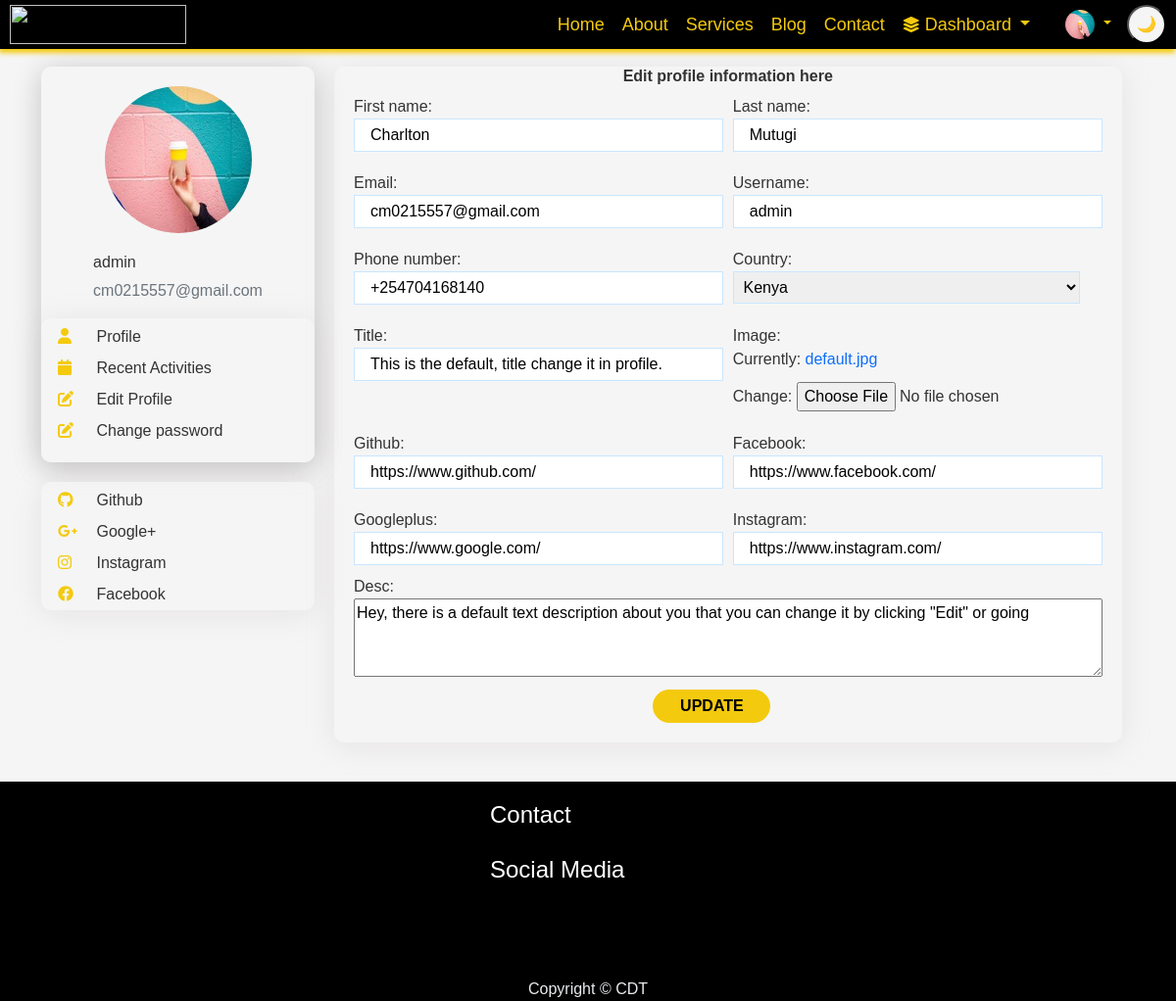
/users/profile/Edit/ (signed in), run on the app's committed database.
### users/models.py (models this page shows, shortened)
class Profile(models.Model):
    is_staff = models.BooleanField(default=False)
    user = models.OneToOneField(User, on_delete=models.CASCADE) # Delete profile when user is deleted
    phone_number = PhoneNumberField(null=True, blank=True)
    country= CountryField(blank=True)
    title = models.CharField(default='This is the default, title change it in profile.', max_length=200, null=True)
    desc_text='Hey, there is a default text description about you that you can change it by clicking "Edit" or going'
    desc = models.TextField(default=desc_text, max_length=200, null=True)
    image = models.ImageField(default='default.jpg', upload_to='profile_pics')
    github = models.URLField(default='https://www.github.com/', max_length=1000, null=True, blank=True)
    facebook = models.URLField(default='https://www.facebook.com/', max_length=1000, null=True, blank=True)
    googleplus = models.URLField(default='https://www.google.com/', max_length=1000, null=True, blank=True)
    instagram = models.URLField(default='https://www.instagram.com/', max_length=1000, null=True, blank=True)

### users/views.py (the view)
# urls.py: path('profile/Edit/', profile_edit, name='profile_edit'),
def profile_edit( request):
    user = request.user
    try:
        profile = Profile.objects.get(user=user)
    except Profile.DoesNotExist:
        profile = Profile.objects.create(user=user)
    if request.method == 'POST':
        u_form = UserUpdateForm(request.POST, instance=user)
        c_form= ProfileUpdateForm_c(request.POST,instance=profile) #for proccessing phone_number and country selectoptions
        p_form = ProfileUpdateForm(request.POST,
                                   request.FILES,
                                   instance=profile)
        desc_form =  ProfileUpdateForm_desc(request.POST, instance=profile)
        if u_form.is_valid() and p_form.is_valid() and desc_form.is_valid() and c_form.is_valid:
            u_form.save()
            p_form.save()
            c_form.save()
            profile.save()
            desc_form.save()  # Save the description form
            messages.success(request, f'Your account has been updated!')
            return redirect('profile') # Redirect back to profile page
    else:
        u_form = UserUpdateForm(instance=request.user)
        c_form = ProfileUpdateForm_c(instance=profile)
        p_form = ProfileUpdateForm(instance=profile)
        desc_form =  ProfileUpdateForm_desc(instance=profile)
    context = {
        'u_form': u_form,
        'c_form': c_form,
        'p_form': p_form,
        'desc_form': desc_form,
        'profile': profile,
    }
    return render(request, 'profile/profile_edit.html', context)

### users/forms.py
class UserUpdateForm(forms.ModelForm):
    email = forms.EmailField()
    class Meta:
        model = User
        fields = [ 'first_name', 'last_name', 'email', 'username',]
        widgets = {
            'email': EmailInput(attrs={
                'class': "email",
                'placeholder': 'Email'
                })
        }

class ProfileUpdateForm_c(forms.ModelForm):
    phone_number = PhoneNumberField(
            widget=PhoneNumberPrefixWidget(initial='KE', attrs={'class': 'p-no'})
        )
    class Meta:
        model = Profile
        fields = ['phone_number','country']

### templates/profile/profile_edit.html (shortened to what this page needs)
{% extends 'base.html' %}
{% load static %}
{% block css %}
<link rel="stylesheet" href="{% static 'css/users/profile_home.css' %}" type="text/css">
<link rel="stylesheet" href="{% static 'css/users/profile.css' %}">
<link rel="stylesheet" href="{% static 'css/users/login.css' %}" type="text/css">
{% endblock css %}
{% block content %}
<section class="s2 profile">
  <div class=" profile-main  container-xl">
    {% include 'profile/profile_side_bar.html' %}
    <section id="edit-profile" style="justify-items: center;">
      <div class="form-info">
        <div class="form" style="margin-bottom: 10px;">
          <form method="post" style="padding-top: 0;">
            <h3 class="text-center" style="margin-bottom: 0px;
            color: var(--text-color);
            font-size: 24px !important;
            font-weight: 700;">
              Edit profile information here
            </h3>
            <div class=" user-form signup">
              {{ u_form.as_p }}
              <div id="phone-no" style="padding-top: 10px;">
                <label for="id_phone_number">Phone number:</label>
                <p class="phone-no">
                {{c_form.phone_number}}
                </p>
            </div>
              <p>
                <label for="id_country">Country:</label>
                {{c_form.country}}
              </p>
              {{p_form.as_p}}
            </div>
            <div class="profile-form signup">
              {{desc_form.as_p}}
            </div>
            <p class="full" style="padding-top: 6px;">
              <button type="submit" value="register" style=" padding: 5px; width: 120px; margin-left: 40%;
              border-radius: 25px;
              ">Update</button>
            </p>
          </form>
        </div>
      </div>
    </section>
  </div>
</section>
{% endblock content %}

### templates/base.html (shortened to what this page needs)
<!DOCTYPE html> {% load static %}
<html lang="en">
<head>
    <link href="https://cdn.jsdelivr.net/npm/bootstrap@5.0.2/dist/css/bootstrap.min.css" rel="stylesheet"
>
    <link rel="stylesheet" href="https://cdn.jsdelivr.net/npm/bootstrap-icons@1.10.5/font/bootstrap-icons.css">
    <link rel="stylesheet" href="{% static 'css/theme.css' %}" type="text/css">
    <link rel="stylesheet" href="{% static 'css/style.css' %}" type="text/css">
    <link rel="stylesheet" href="{% static 'css/nav.css' %}" type="text/css">
    <link rel="stylesheet" href="{% static 'css/top-footer.css' %}" type="text/css">
    <link rel="stylesheet" href="{% static 'css/loading.css' %}">
    <link rel="stylesheet" href="{% static 'css/maicons.css' %}" type="text/css">
    <link rel="stylesheet" href="https://cdnjs.cloudflare.com/ajax/libs/font-awesome/6.2.0/css/all.min.css">
    {% block css %} {% endblock css %}
</head>
<body class="preload">
    <header class="header">
        <div id="logo">
            <a href="{% url 'main_index' %}">
                <span class="logo">
                    <img src="{{base.logo_img.url}}" width="180" height="40" alt="{{base.logo_name}}">
                </span>
            </a>
        </div>
        <div id="navbar_d">
            <div id="links">
                <a href="{% url 'main_index' %}">Home</a>
                <a href="javascript:void(0);" onclick="scrollToSection('#ABOUT')">About</a>
                <a href="javascript:void(0);" onclick="scrollToSection('#SERVICES')">Services</a>
                <a href="{% url 'blog:blog_home' %}">Blog</a>
                <a href="{% url 'contact' %}">Contact</a>
                {% if request.user.is_authenticated %}
                    <div class="dropdown dashboard">
                        <a href="#" class="dropdown-toggle" role="button" data-bs-toggle="dropdown" aria-expanded="false">
                            <i class="fa-solid fa-layer-group"></i>
                            Dashboard
                        </a>
                    </div>
                {% endif %}
            </div>
        </div>
        <div class="user nav-item dropdown dashboard">
            {% if user.is_authenticated %}
            <a href="#" class="dropdown-toggle" type="button" id="dropdownMenuButton1" data-bs-toggle="dropdown"
                aria-expanded="false">
                <img src="{{user.profile.image.url}}" width="30" height="30" class="rounded-circle" alt="Avatar">
            </a>
            {% else %}
            <a href="{% url 'signin' %}"> <span>SignUp</span> </a>
            {%endif %}
        </div>
        <button id="toggle-theme">
            <span id="theme-icon"></span>
        </button>
    </header>
    <main class="containerl-xxl">
        {% block content %} {% endblock content %}
         <footer class="top-footer">
            <div class="f-contact">
                <div id="f-contact">
                    <h4 class="heading">Contact</h4>
                    <ul>
                    </ul>
                </div>
                <div id="f-socialmedia">
                    <h4 class="heading">Social Media</h4>
                    <ul>
                    </ul>
                </div>
            </div>
        </footer>
        <footer class="mt3 text-center footer">
             Copyright © CDT
        </footer>
    </main>
</body>
</html>

### templates/profile/profile_side_bar.html (shortened to what this page needs)
<div class=" img-area">
    <div class="  profile-photo">
      <a href="{{user.profile.image.url}}">
        <img src="{{user.profile.image.url}}" alt="user-image" width="150" height="150"
          class="profile-pic rounded-circle">
      </a>
      <div class="info-">
        <h5 class="account-heading">{{ user.username }} </h5>
        <p class="text-secondary">{{ user.email }}</p>
      </div>
      <div class="select-">
        <ul>
          <li>
            <a href="{% url 'profile'%}" id="p-i">
              <i class="fa fa-user" aria-hidden="true"></i>
              <span>Profile</span>
            </a>
          </li>
          <li>
            <a href="#activites" id="e-p">
              <i class="fa fa-calendar" aria-hidden="true"></i>
              <span>Recent Activities</span>
            </a>
          </li>
          <li>
            <a href="{% url 'profile_edit'%}" id="a-">
              <i class="fa fa-solid fa-pen-to-square"></i>
              <span>Edit Profile</span>
            </a>
          </li>
          <li>
            <a href="{% url 'password_change' %}">
              <i class="fa fa-solid fa-pen-to-square"></i>
              <span>Change password </span>
            </a>
          </li>
        </ul>
      </div>
    </div>
    <div class="  socialMedia-area">
      <ul>
        <li>
          <a href="{{profile.github}}" class="github">
            <i class="fa fa-brands fa-github"></i>
            <span> Github</span>
          </a>
        </li>
        <li>
          <a href="{{profile.googleplus}}">
            <i class="fa fa-brands fa-google-plus-g"></i>
            <span> Google+</span>
          </a>
        </li>
        <li>
          <a href="{{profile.instagram}}">
            <i class="fa fa-brands fa-instagram"></i>
            <span> Instagram</span>
          </a>
          <li>
            <a href="{{profile.facebook}}">
              <i class="fa fa-brands fa-facebook"></i>
              <span> Facebook</span>
            </a>
        </li>
      </ul>
    </div>
</div>

### static/css/theme.css (style rules this page uses)
[data-theme="light"] { --bg-color: #f5f5f5; --odd-bg-color:#e9e3e3; --even-bg-color:#c2c1c1; --text-color: #333; --inverted-bg-color: #1e1e1e; --inverted-text-color: #fff; --primary-color: #000; --accent-color: #f4ca0e; --accent-color-hover: #ffff00; --icon-bg-color:#e3d189; --icon-bg-color-hover:#d1ac15; --font-size: 16px; --line-height: 1.5; --border-radius: 4px; }
#toggle-theme { display: flex; height: 40px; width: 40px; border-radius: 50px; align-items: center; justify-content: center; background-color: var(--bg-color) !important; }
#toggle-theme span { font-size: 24px; }

### static/css/style.css (style rules this page uses)
body { font-family: Arial, sans-serif; background-color: var(--bg-color) ; color: var(--text-color) ; transition: background-color 0.3s, color 0.3s; --header-height: 50px; --footer-height: 22px; margin: var(--header-height) 0 var(--footer-height) 0; }
.s2 { height: inherit; }

### static/css/nav.css (style rules this page uses)
.header { position: fixed; padding: 0; top: 0; left: 0; width: 100%; height: var(--header-height) ; background-color: var(--primary-color) ; color: white; display: grid; grid-template-columns: auto 2fr auto; gap: 12px; backdrop-filter: blur(3px); -webkit-backdrop-filter: blur(3px); z-index: 1000; }
#logo { margin: 0 auto; font-family: "Open Sans" sans-serif; font-size: 30px; font-weight: 700; color: #000; text-transform: uppercase; display: flex; align-items: center; justify-content: center; }
#logo a { text-decoration: none; }
#navbar_d { display: flex; justify-content: flex-end; }
.user { display: flex; align-items: center; }
.user a.dropdown-toggle { color: var(--accent-color) !important; }
.user a { color: var(--accent-color) !important; font-weight: 600; text-decoration: none; }
.footer { color: #e9ebee; position: fixed; bottom: 0; width: 100%; background-color: var(--primary-color) ; z-index: 10; }
@media (min-width: 720px) { .header { display: grid; grid-template-columns: auto 2fr auto auto; gap: 12px; justify-content: start; align-items: center; min-height: var(--header-height); z-index: 1000; grid-gap: 1em; padding: 0 10px; -webkit-box-shadow: -1px 4px 5px 0px var(--accent-color); -moz-box-shadow: -1px 4px 5px 0px var(--accent-color); box-shadow: -1px 4px 5px 0px var(--accent-color); } }
@media (min-width: 720px) { .user { display: inline-flex; justify-content: right; } }
@media (min-width: 720px) { #logo { display:grid; margin-top:10; font-family: "Open Sans" sans-serif; font-size: 30px; font-weight: 700; color: #000; text-transform: uppercase; } }
@media (min-width: 720px) { #links { display:grid; padding-right: 20px; align-items: center; grid-auto-flow: column; grid-gap: 1em; width: fit-content; font-size: 18px !important; font-weight: 700; } }
@media (min-width: 720px) { #links a { color: var(--accent-color); font-size: 18px !important; font-weight: 500; text-decoration: none; } }

### static/css/top-footer.css (style rules this page uses)
ul { padding-left: 0; }
.top-footer { display: grid; grid-template-columns: repeat(auto-fit, 200px); gap:30px; justify-content: center; padding-bottom: 70px; grid-auto-flow: dense; background-color: var(--primary-color); color: white; padding-top: 20px; position: relative; z-index: 2; }
.top-footer div { display: flex; flex-direction: column; width: fit-content; }
#f-socialmedia .heading, #f-contact .heading { font-size: calc(1.275rem + .3vw) !important; }
#f-socialmedia ul { display: flex; }

### static/css/users/profile.css (style rules this page uses)
.profile { display: grid; }
.profile-photo { display: grid; grid-template-rows: 2fr auto; }

### static/css/users/login.css (style rules this page uses)
form { padding: 20px; }
form label { display: block; }
form p { padding-top: 10px; margin: 0 ; }
form .full { grid-column: 1/ 3 }
form button, form input { width: 100%; padding: 1em; border: 1px solid #c9e6ff; }
form button { background: var(--accent-color); border: 0; color: black; text-transform: uppercase; font-weight: 700; }
p input { height: 10px; }
@media (min-width: 700px) { form p { padding-top: 30px; } }
@media (min-width: 700px) { form .signup p { padding-top: 10px; } }

### templates/profile/profile_edit.html (style rules this page uses)
select { border: 1px solid #c9e6ff; }
.phone-no { display: flex; padding-top: 0 !important; }
#id_country { padding: 0.36em; }

### data on the page
Profile: phone_number "+254704168140", country "Kenya", title "This is the default, title change it in profile.", github "https://www.github.com/", facebook "https://www.facebook.com/", googleplus "https://www.google.com/", instagram "https://www.instagram.com/", desc "Hey, there is a default text description about you that you can change it by clicking \"Edit\" or going"

### other printed values
{{ user.username }} "admin"
{{ user.email }} "cm0215557@gmail.com"
